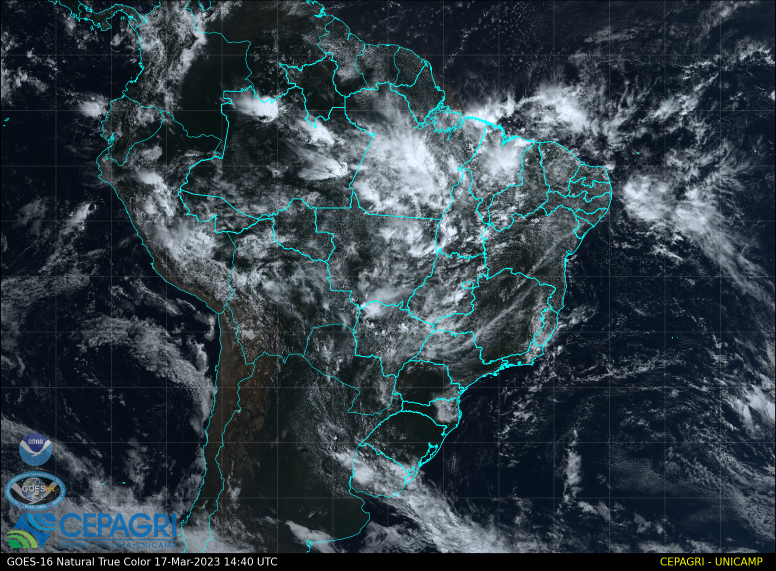
#> input picture output/truecolor/truecolor_20230317_144020_br.png, 1551 x 1141 px (shown at 1/2 size); its folder holds 4 pictures in this run
$ python teste2.py
#> lines starting #> are read from the running program, lines starting #| are printed output that depends on the picture
### modules/dirs.py
from datetime import date

def get_dirs():
    dir_main = '/home/guimoura/processamento/'
    #dir_main = 'C:/Users/Gui/OneDrive/Documentos/processamentopy/'
    dirs = {
        'dir_main': dir_main,
        'dir_in': f'{dir_main}goes/',
        'dir_maps': f'{dir_main}maps/',
        'dir_out': f'{dir_main}output/',
        'dir_shapefiles': f'{dir_main}shapefiles/',
        'dir_colortables': f'{dir_main}colortables/',
        'dir_logos': f'{dir_main}logos/',
        'dir_temp': f'{dir_main}temp/',
        'arq_log': f'{dir_main}logs/Processamento-GOES_{str(date.today())}.log'
    }

    return dirs

### teste2.py
import logging
import os
from multiprocessing import Process
from PIL import Image
import glob
from modules.dirs import get_dirs
import time

dirs = get_dirs()

# Acessando os diretórios usando as chaves do dicionário
dir_out = dirs['dir_out']

def create_gif_resized(band, roi, dir_out, resize_factor=0.3):
    try:
        images = []
        for filename in sorted(glob.glob(f"{dir_out}{band}/{band}_*_*_{roi}.png")):
            img = Image.open(filename)
            # Resize the image to half of the original size
            width, height = img.size
            new_size = (int(width * resize_factor), int(height * resize_factor))
            img = img.resize(new_size, resample=Image.BICUBIC)  # Use BICUBIC as the default resampling filter
            images.append(img)
        # Save as a GIF
        images[0].save(f"{dir_out}index_gif/{band}_{roi}.gif", save_all=True, append_images=images[1:], duration=400, loop=0,optimize=True)
    except Exception as e:
        logging.error(f'Error creating GIF: {str(e)}')

def process_gif(g_bands, g_br, dir_out):

    start = time.time()

    if g_bands['17']:
        if g_br:
            logging.info('')
            logging.info('CRIANDO GIF ANIMADO TRUECOLOR "BR"...')
            create_gif_resized("truecolor", "br", dir_out)

    if g_bands["22"]:
        try:
            if g_br:
                logging.info('')
                logging.info('CRIANDO GIF ANIMADO Airmass "BR"...')
                create_gif_resized("airmass", "br", dir_out)
        except:
            logging.info('Não existe imagens para processar GIF Airmass')

    if g_bands["23"]:
        try:
            if g_br:
                logging.info('')
                logging.info('CRIANDO GIF ANIMADO lst "BR"...')
                create_gif_resized("lst", "br", dir_out)
        except:
            logging.info('Não existe imagens para processar GIF lst')

    logging.info(f'Tempo de Processamento Gifs: {round((time.time() - start), 2)} segundos.')

bands = {}
# Todas as bandas da 01 a 21 recebem False      bands = {"01": False, "02": False......
for num in range(1, 24):
    b = str(num).zfill(2)
    bands[f'{b}'] = True
br = True
sp = True

process_gif(bands, br, dir_out)
#> in create_gif_resized, img is the input picture: PIL image 1551x1141 RGBA; mean R, G, B, A 48.5, 61.8, 69.6, 255
#> in create_gif_resized, `img = img.resize(new_size, resample=Image.BICUBIC)`:
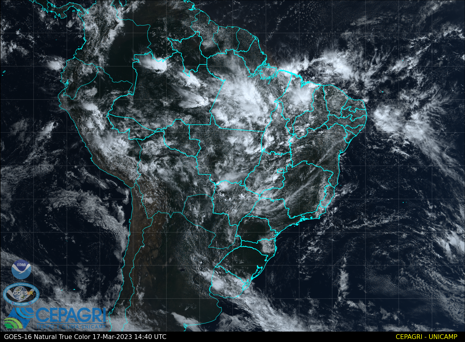
#> img: PIL image 465x342 RGBA; mean R, G, B, A 48.6, 61.8, 69.6, 255
#> pass 2 of the loop in create_gif_resized, `for filename in sorted(glob.glob(f"{dir_out}{band}/{band}_*_*_{roi}.pn..`:
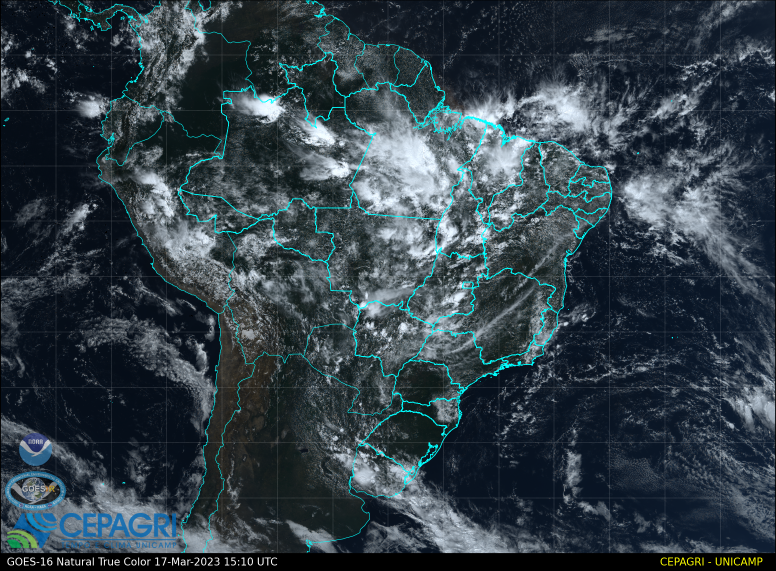
#> input picture output/truecolor/truecolor_20230317_151020_br.png, 1551 x 1141 px (shown at 1/2 size)
#> in create_gif_resized, img is the input picture: PIL image 1551x1141 RGBA; mean R, G, B, A 49.9, 63.7, 71.9, 255
#> in create_gif_resized, `img = img.resize(new_size, resample=Image.BICUBIC)`:
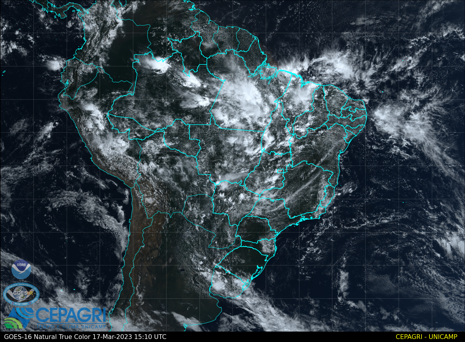
#> img: PIL image 465x342 RGBA; mean R, G, B, A 50, 63.7, 72, 255
